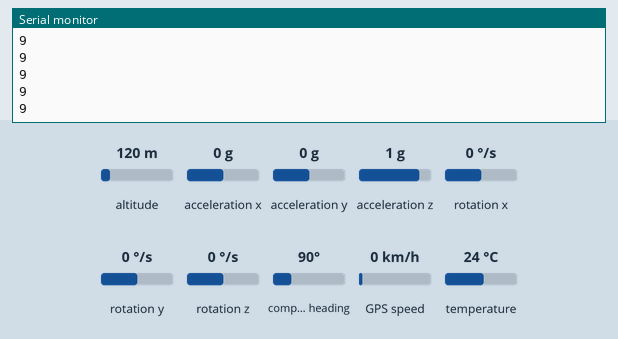
Recording of a sketch running on a simulated Arduino Uno, built with avr-gcc and run on an emulated ATmega328P. On the bench: the last lines printed to the serial monitor. The inputs (shaded band) are chosen by the test bench; at power-on: acceleration z 1 g, acceleration x 0 g, acceleration y 0 g, altitude 120 m, rotation x 0 °/s, rotation y 0 °/s, rotation z 0 °/s, compass heading 90°, GPS speed 0 km/h, temperature 24 °C. The GPS gets a fix after 3 s at 37.7749, -122.4194 with 8 satellites; no radio packets arrive unless stated.

Above: at 1.3 s.
1.4 s: acceleration z set to 0 g
At 1.48 s:
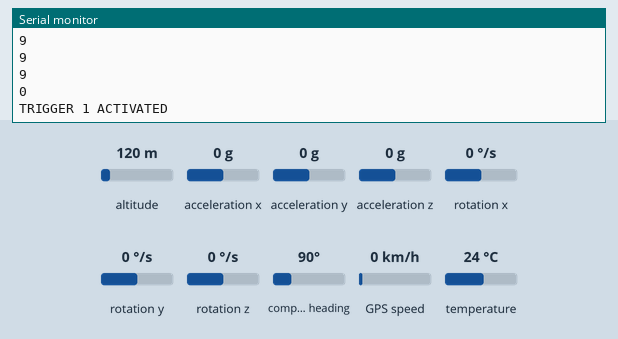
3.0 s: acceleration x set to -1.4 g
At 3.03 s:
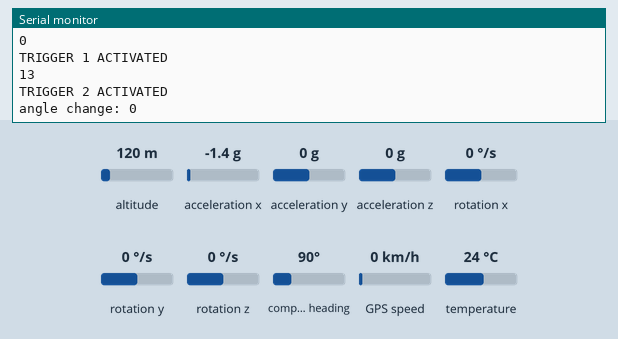
4.6 s: acceleration y set to -1.4 g
At 4.7 s:
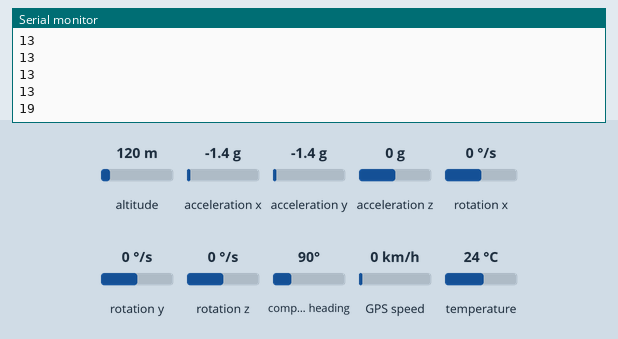
Timing chart, 0 to 7.6 s (numbered marks = the images above; inputs shaded):
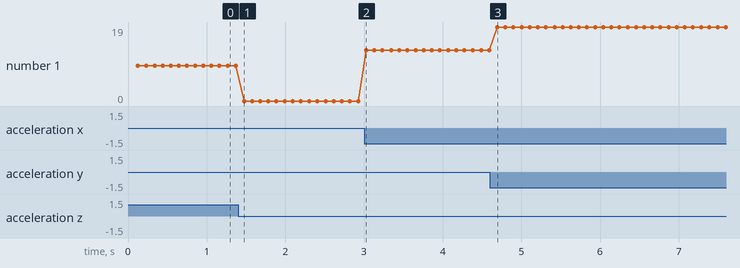

The sketch:

Sender_code.ino
```cpp
#include <Adafruit_MPU6050.h>
#include <Adafruit_Sensor.h>
#include <SoftwareSerial.h>
#include <TinyGPS++.h>
#include <Wire.h>
#include <LoRa.h>
#include <SPI.h>

#define ss 5
#define rst 14
#define dio0 2

#define HEIGHT_TICKS 0

Adafruit_MPU6050 mpu;

TinyGPSPlus gps;
static const int RXPin = 16, TXPin = 17;
SoftwareSerial geo(RXPin, TXPin);

float b_ax, b_ay, b_az, b_gx, b_gy, b_gz;
float ax = 0, ay = 0, az = 0, gx = 0, gy = 0, gz = 0;

float lat0 = 0, lng0 = 0;

boolean fall = false;                       // stores if a fall has occurred
boolean free_fall_flag = false;             // stores if first trigger (lower threshold) has occurred
boolean impact_flag = false;                // stores if second trigger (upper threshold) has occurred
boolean angle_change_flag = false;          // stores if third trigger (orientation change) has occurred
byte free_fall_flag_count = 0;              // stores the counts past since trigger 1 was set true
byte impact_flag_count = 0;                 // stores the counts past since trigger 2 was set true
byte angle_change_count = 0;                // stores the counts past since trigger 3 was set true
int angle_change = 0;

void setup(void)
{
    Serial.begin(115200);
    geo.begin(9600);
    if(!geo){
        Serial.println("Invalid SoftwareSerial pin configuration, check config");
        while (1) {
            delay (1000);
        }
    }
    while (!Serial);
    Serial.println("LoRa Sender");

    LoRa.setPins(ss, rst, dio0);

    while (!LoRa.begin(433E6))
    {
        Serial.println(".");
        delay(500);
    }
    LoRa.setSyncWord(0xF3);
    Serial.println("LoRa Initializing OK!");

    if (!mpu.begin())
    {
        Serial.println("Failed to find MPU6050 chip");
        while (1)
        {
            delay(10);
        }
    }

    mpu.setAccelerometerRange(MPU6050_RANGE_8_G);
    mpu.setGyroRange(MPU6050_RANGE_500_DEG);
    mpu.setFilterBandwidth(MPU6050_BAND_5_HZ);

    sensors_event_t a, g, temp;
    mpu.getEvent(&a, &g, &temp);

    b_ax = a.acceleration.x;
    b_ay = a.acceleration.y;
    b_az = a.acceleration.z;

    b_gx = g.gyro.x;
    b_gy = g.gyro.y;
    b_gz = g.gyro.z;

    delay(100);
}

void loop()
{
    if (geo.available() > 0) {
        gps.encode(geo.read());
        lat0 = gps.location.lat();
        lng0 = gps.location.lng();
    }

    sensors_event_t a, g, temp;
    mpu.getEvent(&a, &g, &temp);

    float mean_square = 0;

    float ax = a.acceleration.x;
    float ay = a.acceleration.y;
    float az = a.acceleration.z;

    float gx = (g.gyro.x - b_gx)*57.2958;
    float gy = (g.gyro.y - b_gy)*57.2958;
    float gz = (g.gyro.z - b_gz)*57.2958;

    mean_square = pow(ax * ax + ay * ay + az * az, 0.5);
    int Amp = mean_square;
    Serial.println(Amp);

    if (Amp <= 2 && impact_flag == false)
    {
        free_fall_flag = true;
        Serial.println("TRIGGER 1 ACTIVATED");
    }

    if (free_fall_flag == true)
    {
        free_fall_flag_count++;
        if (Amp >= 12 && free_fall_flag_count > HEIGHT_TICKS)
        {
            impact_flag = true;
            Serial.println("TRIGGER 2 ACTIVATED");
            free_fall_flag = false;
            free_fall_flag_count = 0;
        }
    }

    if (impact_flag == true)
    {
        impact_flag_count++;
        angle_change = pow(pow(gx, 2) + pow(gy, 2) + pow(gz, 2), 0.5);
        Serial.print("angle change: ");
        Serial.println(angle_change);
        if (angle_change >= 30 && angle_change <= 400)
        {
            angle_change = true;
            impact_flag = false;
            impact_flag_count = 0;
            Serial.print("angle change: ");
            Serial.println(angle_change);
            Serial.println("TRIGGER 3 ACTIVATED");
        }
    }

    if (angle_change == true)
    {
        angle_change_count++;
//        if (angle_change_count >= 0)
//        {
//            angle_change = pow(pow(gx, 2) + pow(gy, 2) + pow(gz, 2), 0.5);
//            Serial.println(angle_change);
//            if ((angle_change >= 0) && (angle_change <= 10))
//            {
                fall = true;
                angle_change = false;
                angle_change_count = 0;
                Serial.print("angle change: ");
                Serial.println(angle_change);
//            }
//            else
//            {
//                angle_change = false;
//                angle_change_count = 0;
//                Serial.println("TRIGGER 3 DE-ACTIVATED");
//            }
//        }
    }
    if (fall == true)
    {
        Serial.println("FALL DETECTED");
        LoRa.beginPacket();
        LoRa.print("1/"+String(lat0,6)+"/"+String(lng0,6));
        Serial.println("1/"+String(lat0,6)+"/"+String(lng0,6));
        LoRa.endPacket();
        fall = false;
    }

    if (impact_flag_count >= 6)
    {
        impact_flag = false;
        impact_flag_count = 0;
        Serial.println("TRIGGER 2 DE-ACTIVATED");
    }

    if (free_fall_flag && free_fall_flag_count > 0 && Amp > 2)
    {
        free_fall_flag = false;
        free_fall_flag_count = 0;
        Serial.println("TRIGGER 1 DE-ACTIVATED");
    }
    delay(100);
}
```

Measured:
- after the input at 1.4 s, the serial monitor: prints a new line after 0.07 s (image 1)
- after the input at 3.0 s, the serial monitor: prints a new line at once (image 2)
- after the input at 4.6 s, the serial monitor: prints a new line after 0.09 s (image 3)
- plotted number 1: 9 → 0 after the input at 1.4 s, 0 → 13 after the input at 3.0 s, 13 → 19 after the input at 4.6 s
